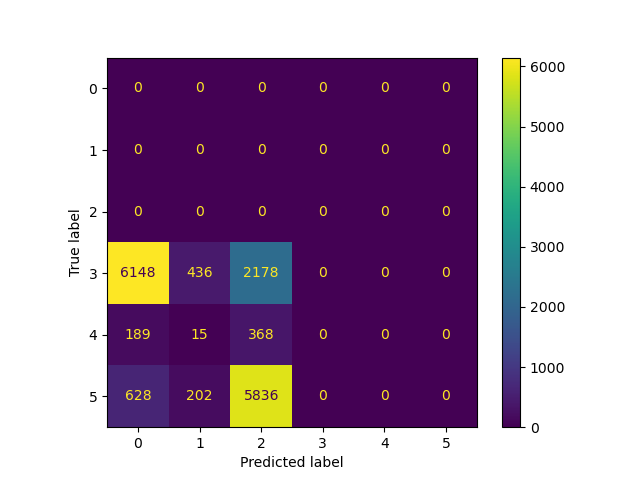

Recreate this plot in Python.
import sqlite3
from sklearn.metrics import confusion_matrix, ConfusionMatrixDisplay
import matplotlib
import pandas as pd
import matplotlib.pyplot as plt


conn = sqlite3.connect('emotions.db')
df = pd.read_sql("SELECT * FROM scored_posts", conn)

emotion_map = {
    'joy' : "positive",
    'sadness' : 'negative',
    'anger' : 'negative',
    'fear' : 'negative',
    'disgust' : 'negative',
    'surprise':'neutral',
    'love':'positive',
    'excitement' : 'positive',
    'neutral' : 'neutral',
    'happiness' : 'positive',
    'boredom' : 'neutral',
    'frustration' : 'negative',
    'anxiety' : 'negative',
    'contentment' : 'positive',
    'guilt' : 'negative',
    'shame' : 'negative',
    'pride' : 'positive',
    'envy' : 'negative',
}

df['true_sentiment'] = df['emotion'].map(emotion_map)

conf_matrix = confusion_matrix(df['true_sentiment'], df['sentiment'])
display = ConfusionMatrixDisplay(conf_matrix)
display.plot()
plt.savefig('confusion_matrix.png')
plt.show()
